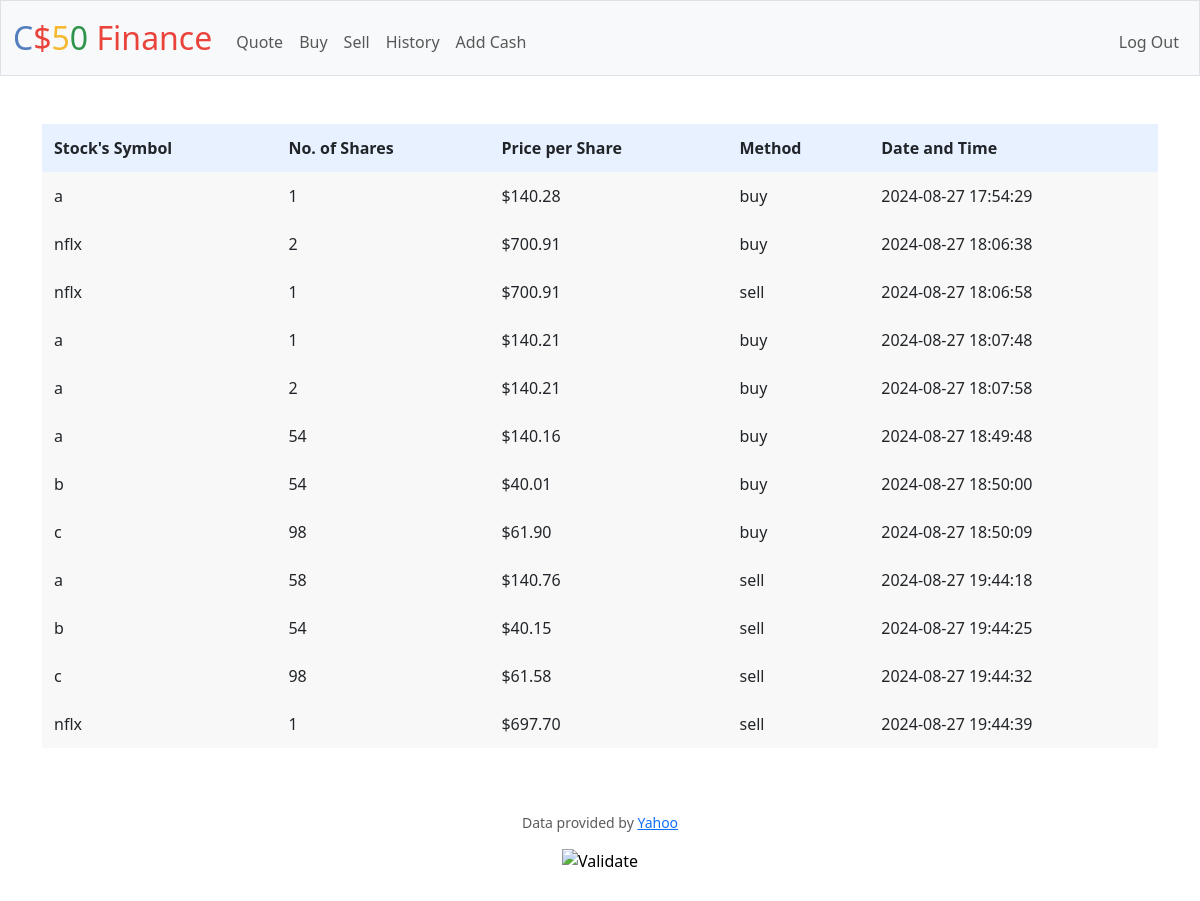
The app's page /history (signed in) with its own data.
### tables this page shows
CREATE TABLE transactions (
    id INTEGER PRIMARY KEY AUTOINCREMENT NOT NULL,
    user_id integer,
    symbol TEXT,
    shares INTEGER,
    rate FLOAT,
    total FLOAT,
    method TEXT,
    date_time TIMESTAMP DEFAULT CURRENT_TIMESTAMP,
    FOREIGN KEY(user_id) REFERENCES users(id)
);

### app.py (the view)
@app.route("/history")
@login_required
def history():
    transactions = db.execute("SELECT * FROM transactions WHERE user_id = ?", session["user_id"])
    return render_template("history.html", transactions_data=transactions)

### app.py (called while the page is built)
@app.after_request
def after_request(response):
    response.headers["Cache-Control"] = "no-cache, no-store, must-revalidate"
    response.headers["Expires"] = 0
    response.headers["Pragma"] = "no-cache"
    return response

### helpers.py (called while the page is built)
def login_required(f):
    @wraps(f)
    def decorated_function(*args, **kwargs):
        if session.get("user_id") is None:
            return redirect("/login")
        return f(*args, **kwargs)
    return decorated_function

def usd(value):
    return f"${value:,.2f}"

### templates/history.html (shortened to what this page needs)
{% extends "layout.html" %}
{% block main %}
    <table>
        <thead>
            <tr>
                <th>Stock's Symbol</th>
                <th>No. of Shares</th>
                <th>Price per Share</th>
                <th>Method</th>
                <th>Date and Time</th>
            </tr>
        </thead>
        <tbody>
            {% for row in transactions_data %}
                <tr>
                    <td>{{ row.symbol }}</td>
                    <td>{{ row.shares }}</td>
                    <td>{{ row.rate | usd }}</td>
                    <td>{{ row.method }}</td>
                    <td>{{ row.date_time }}</td>
                </tr>
            {% endfor %}
        </tbody>
    </table>
{% endblock %}

### templates/layout.html (shortened to what this page needs)
<!DOCTYPE html>
<html lang="en">
    <head>
        <link href="https://cdn.jsdelivr.net/npm/bootstrap@5.3.3/dist/css/bootstrap.min.css" rel="stylesheet">
        <link href="/static/styles.css" rel="stylesheet">
    </head>
    <body>
        <nav class="bg-light border navbar navbar-expand-md navbar-light">
            <div class="container-fluid">
                <a class="navbar-brand" href="/"><span class="blue">C</span><span class="red">$</span><span class="yellow">5</span><span class="green">0</span> <span class="red">Finance</span></a>
                <div class="collapse navbar-collapse" id="navbar">
                    {% if session["user_id"] %}
                        <ul class="navbar-nav me-auto mt-2">
                            <li class="nav-item"><a class="nav-link" href="/quote">Quote</a></li>
                            <li class="nav-item"><a class="nav-link" href="/buy">Buy</a></li>
                            <li class="nav-item"><a class="nav-link" href="/sell">Sell</a></li>
                            <li class="nav-item"><a class="nav-link" href="/history">History</a></li>
                            <li class="nav-item"><a class="nav-link" href="/addcash">Add Cash</a></li>
                        </ul>
                        <ul class="navbar-nav ms-auto mt-2">
                            <li class="nav-item"><a class="nav-link" href="/logout">Log Out</a></li>
                        </ul>
                    {% else %}
                        <ul class="navbar-nav ms-auto mt-2">
                            <li class="nav-item"><a class="nav-link" href="/register">Register</a></li>
                            <li class="nav-item"><a class="nav-link" href="/login">Log In</a></li>
                        </ul>
                    {% endif %}
                </div>
            </div>
        </nav>
        <main class="container py-5 text-center">
            {% block main %}{% endblock %}
        </main>
        <footer class="mb-5">
            <p class="mb-3 small text-center text-muted">
                Data provided by <a href="https://finance.yahoo.com/">Yahoo</a>
            </p>
            <form action="https://validator.w3.org/check" class="text-center" enctype="multipart/form-data" method="post" target="_blank">
                <input alt="Validate" src="/static/I_heart_validator.png" type="image">
            </form>
        </footer>
    </body>
</html>

### static/styles.css (style rules this page uses)
nav .navbar-brand { font-size: xx-large; }
nav .navbar-brand .blue { color: #537fbe; }
nav .navbar-brand .red { color: #ea433b; }
nav .navbar-brand .yellow { color: #f5b82e; }
nav .navbar-brand .green { color: #2e944b; }
table { background-color: transparent; margin-bottom: 1rem; width: 100%; }
table th, table td { padding: 0.75rem; vertical-align: middle; text-align: left; }
thead { background-color: rgba(179, 208, 255, 0.3); }
tbody { background-color: rgba(230, 230, 230, 0.3); }

### records on screen
transactions: symbol "a", shares "1", rate "$140.28", method "buy", date_time "2024-08-27 17:54:29"
transactions: symbol "nflx", shares "2", rate "$700.91", method "buy", date_time "2024-08-27 18:06:38"
transactions: symbol "nflx", shares "1", rate "$700.91", method "sell", date_time "2024-08-27 18:06:58"
transactions: symbol "a", shares "1", rate "$140.21", method "buy", date_time "2024-08-27 18:07:48"
transactions: symbol "a", shares "2", rate "$140.21", method "buy", date_time "2024-08-27 18:07:58"
transactions: symbol "a", shares "54", rate "$140.16", method "buy", date_time "2024-08-27 18:49:48"
transactions: symbol "b", shares "54", rate "$40.01", method "buy", date_time "2024-08-27 18:50:00"
transactions: symbol "c", shares "98", rate "$61.90", method "buy", date_time "2024-08-27 18:50:09"
transactions: symbol "a", shares "58", rate "$140.76", method "sell", date_time "2024-08-27 19:44:18"
transactions: symbol "b", shares "54", rate "$40.15", method "sell", date_time "2024-08-27 19:44:25"
transactions: symbol "c", shares "98", rate "$61.58", method "sell", date_time "2024-08-27 19:44:32"
transactions: symbol "nflx", shares "1", rate "$697.70", method "sell", date_time "2024-08-27 19:44:39"
